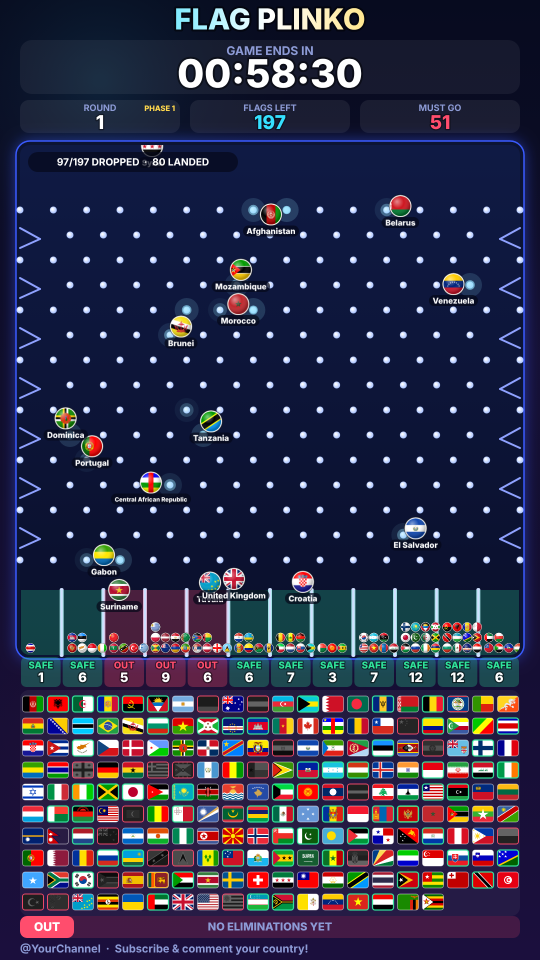
#> input picture flag-plinko/shots/03-drop-round1.png, 1080 x 1920 px (shown at 1/2 size)
$ python phone-preview.py ../shots/03-drop-round1.png ../shots/03-drop-round1.png
#> lines starting #> are read from the running program, lines starting #| are printed output that depends on the picture
"""Simulates how a 1080x1920 stream looks in the YouTube phone app: the player crops the sides (cover fit on a ~0.51 aspect
screen) and the app covers the top (~330 px) and the chat covers everything below ~1490. Red boxes mark the covered zones.
  python3 tools/phone-preview.py shots/03-drop-round1.png out.png"""
import sys
from PIL import Image, ImageDraw
src, out = sys.argv[1], sys.argv[2]
im = Image.open(src).convert('RGB')
#> im is the input picture: PIL image 1080x1920 RGB; mean R, G, B 48.4, 50.1, 74.8
W, H = im.size
#> W = 1080; H = 1920
crop = 51
v = im.crop((crop, 0, W - crop, H))
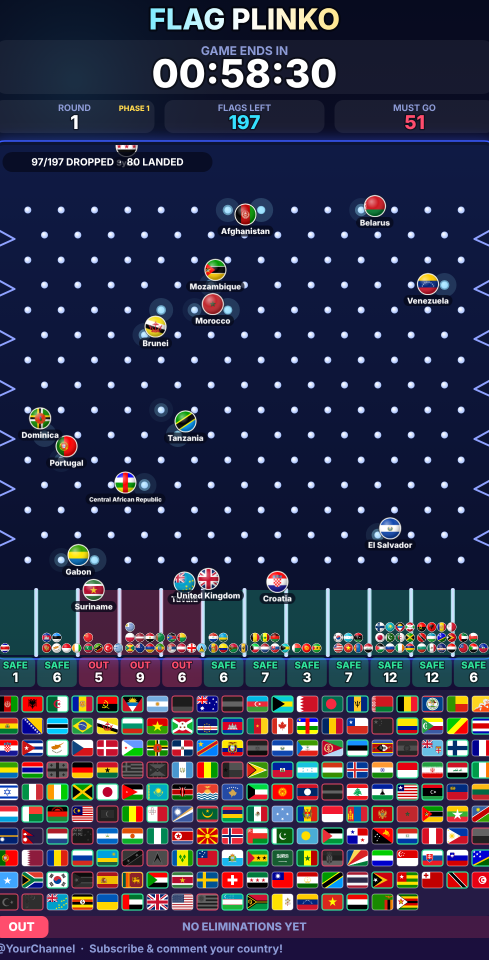
#> v: PIL image 978x1920 RGB (shown at 1/2 size); mean R, G, B 50.5, 52.4, 75.5
d = ImageDraw.Draw(v, 'RGBA')
w = v.width
#> w = 978
d.rectangle((0, 0, w, 100), fill=(255, 0, 0, 90))                     # status bar
d.rectangle((60, 150, 560, 250), fill=(255, 0, 0, 90))                # channel name
d.rectangle((690, 165, 850, 270), fill=(255, 0, 0, 90))               # bell
d.rectangle((40, 268, 260, 325), fill=(255, 0, 0, 90))                # claim xp
d.rectangle((0, 1495, w, H), fill=(255, 0, 0, 70))                    # live chat
v.save(out)
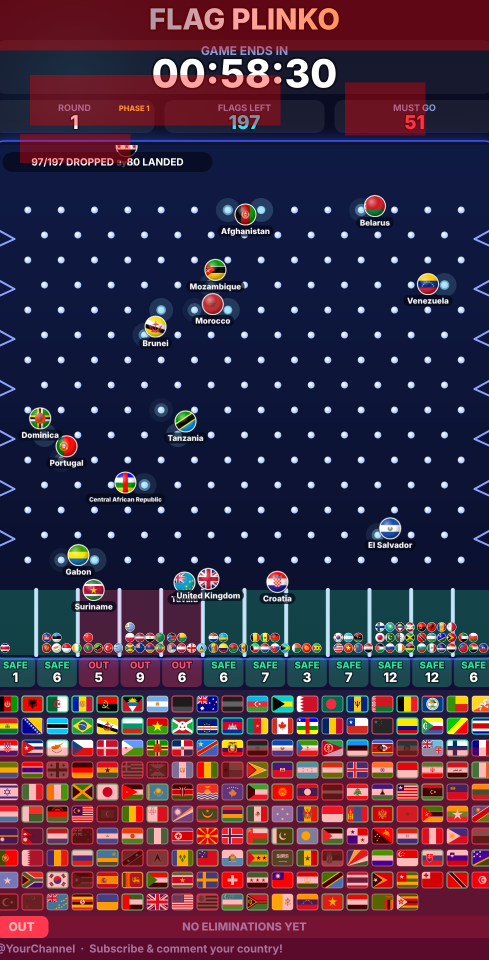
#> saved as 03-drop-round1.png: PIL image 978x1920 RGB (shown at 1/2 size); mean R, G, B 67.8, 46.4, 68.1

$ run again, with flag-plinko/shots/01-intro.png copied over flag-plinko/shots/03-drop-round1.png
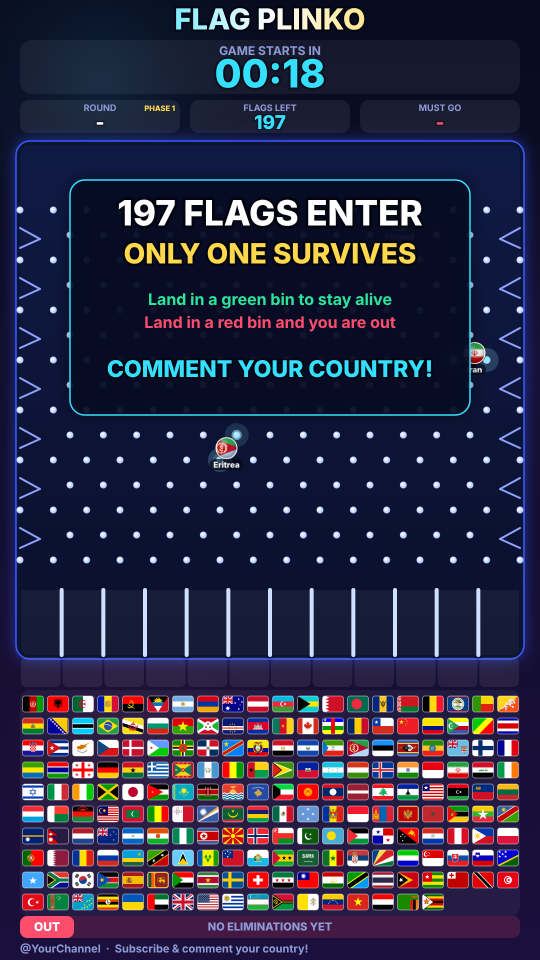
#> input picture flag-plinko/shots/01-intro.png, 1080 x 1920 px (shown at 1/2 size)
#> im is the input picture: PIL image 1080x1920 RGB; mean R, G, B 46.2, 45.7, 70.2
#> `v = im.crop((crop, 0, W - crop, H))`:
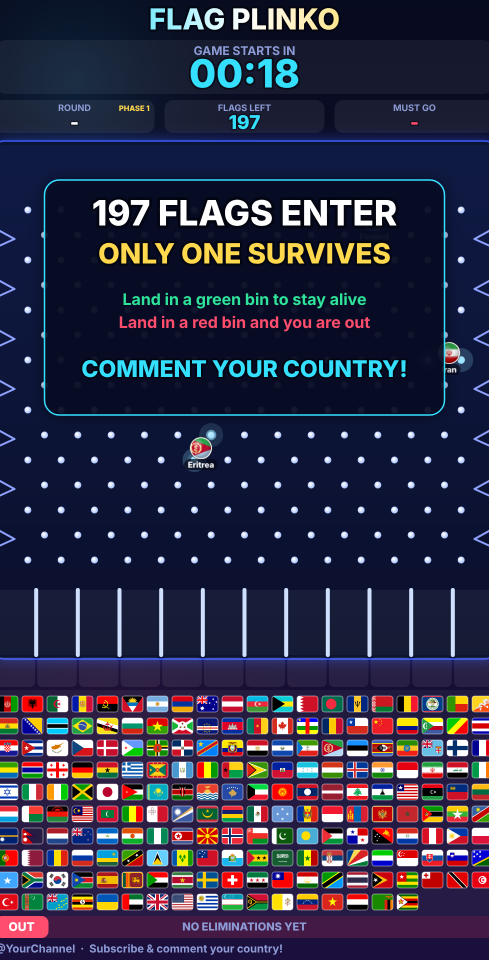
#> v: PIL image 978x1920 RGB (shown at 1/2 size); mean R, G, B 48.1, 47.7, 70.4
#> `v.save(out)`:
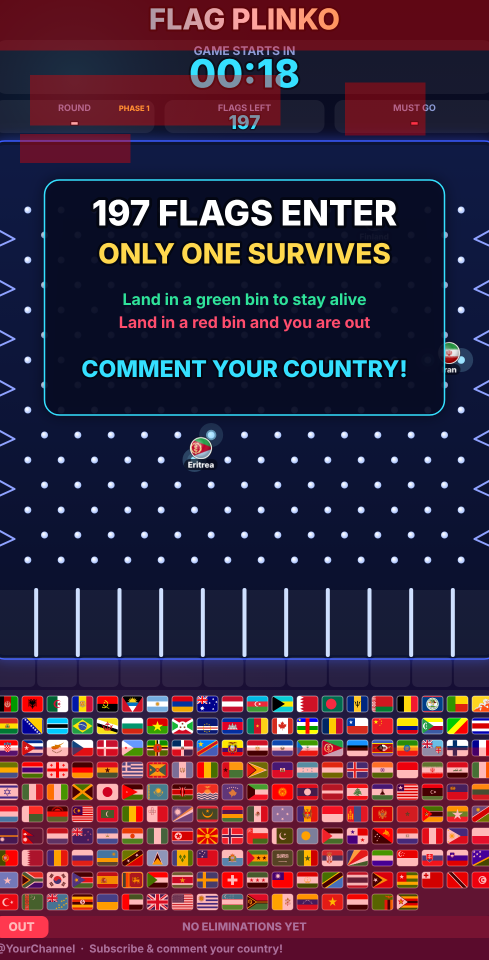
#> saved as 03-drop-round1.png: PIL image 978x1920 RGB (shown at 1/2 size); mean R, G, B 65.2, 41.8, 62.9

$ run again, with flag-plinko/shots/05-drop-small-round.png copied over flag-plinko/shots/03-drop-round1.png
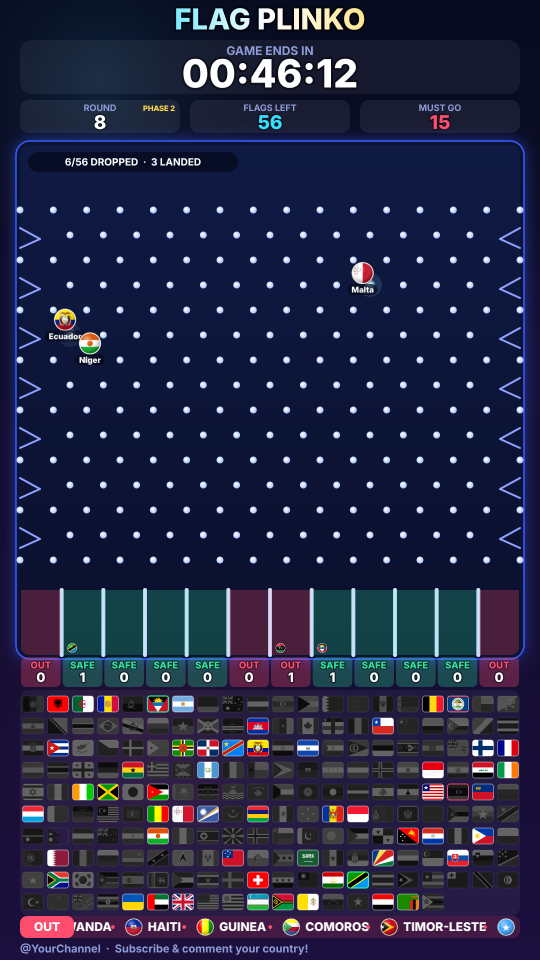
#> input picture flag-plinko/shots/05-drop-small-round.png, 1080 x 1920 px (shown at 1/2 size)
#> im is the input picture: PIL image 1080x1920 RGB; mean R, G, B 38.4, 41.1, 69
#> `v = im.crop((crop, 0, W - crop, H))`:
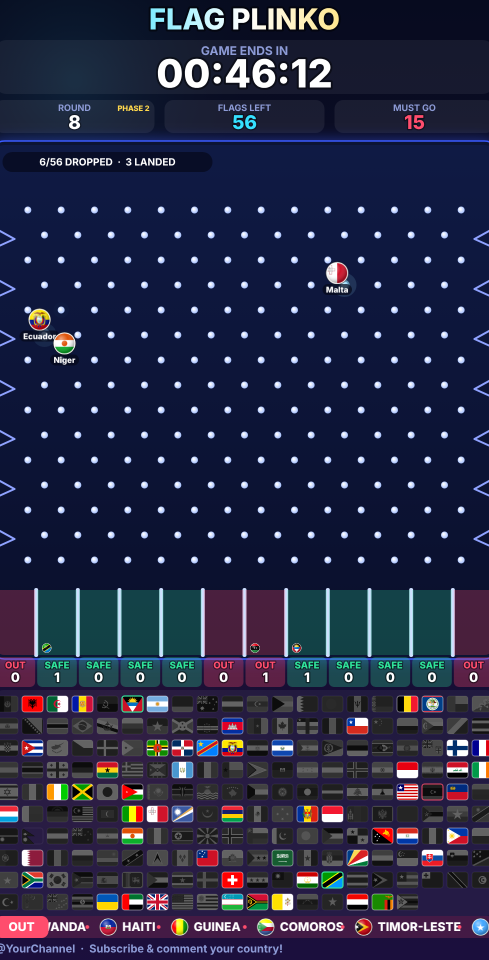
#> v: PIL image 978x1920 RGB (shown at 1/2 size); mean R, G, B 39.6, 42.7, 69.2
#> `v.save(out)`:
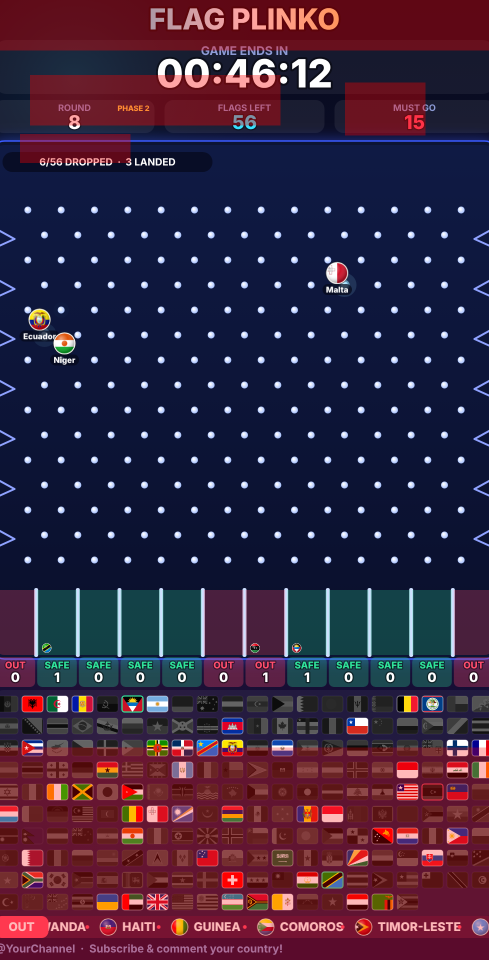
#> saved as 03-drop-round1.png: PIL image 978x1920 RGB (shown at 1/2 size); mean R, G, B 58.4, 38, 62.7

$ run again, with flag-plinko/shots/07-winner.png copied over flag-plinko/shots/03-drop-round1.png
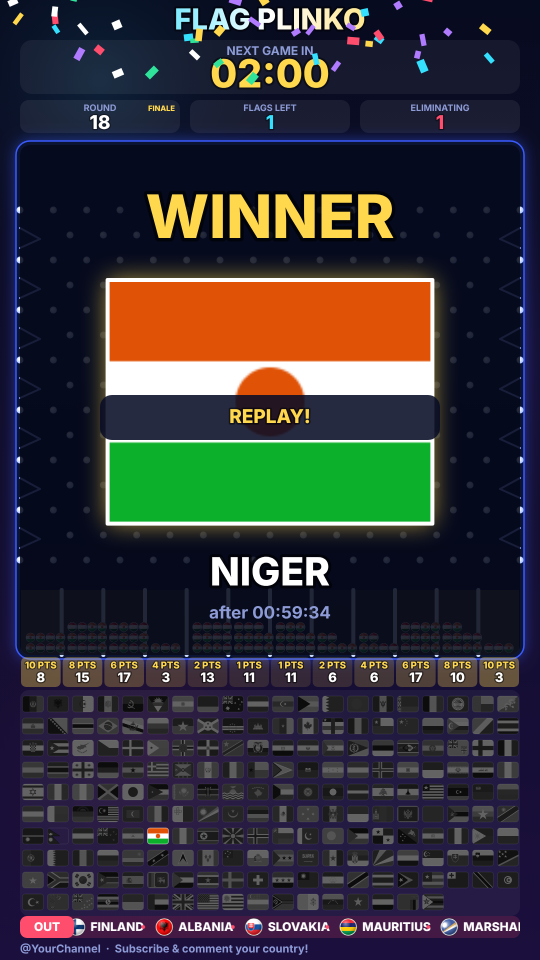
#> input picture flag-plinko/shots/07-winner.png, 1080 x 1920 px (shown at 1/2 size)
#> im is the input picture: PIL image 1080x1920 RGB; mean R, G, B 52.3, 51.7, 56
#> `v = im.crop((crop, 0, W - crop, H))`:
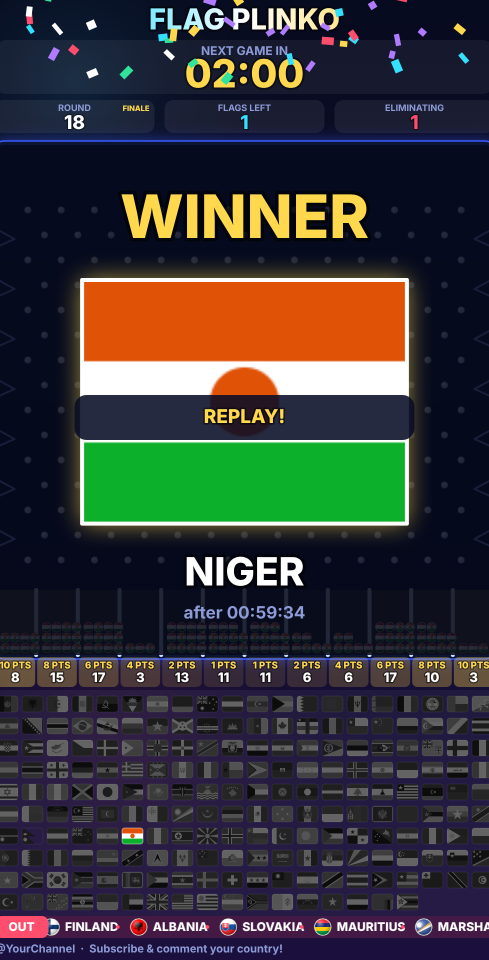
#> v: PIL image 978x1920 RGB (shown at 1/2 size); mean R, G, B 55.3, 54.7, 55.3
#> `v.save(out)`:
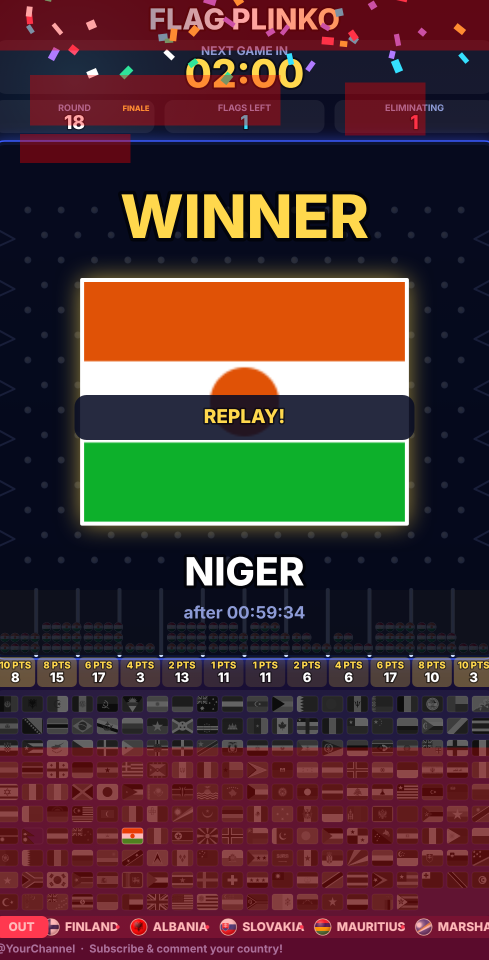
#> saved as 03-drop-round1.png: PIL image 978x1920 RGB (shown at 1/2 size); mean R, G, B 74.9, 50.5, 49.3
